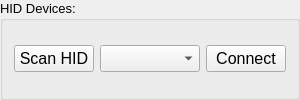
     <widget class="QGroupBox" name="boxDevices">
      <property name="font">
       <font>
        <family>Arial</family>
        <pointsize>10</pointsize>
       </font>
      </property>
      <property name="title">
       <string>HID Devices:</string>
      </property>
      <layout class="QVBoxLayout" name="verticalLayout_6">
       <item>
        <layout class="QVBoxLayout" name="verticalLayout">
         <item>
          <layout class="QHBoxLayout" name="horizontalLayout">
           <item>
            <widget class="QPushButton" name="buttonReScan">
             <property name="sizePolicy">
              <sizepolicy hsizetype="Fixed" vsizetype="Fixed">
               <horstretch>0</horstretch>
               <verstretch>0</verstretch>
              </sizepolicy>
             </property>
             <property name="font">
              <font>
               <family>Arial</family>
               <pointsize>12</pointsize>
              </font>
             </property>
             <property name="text">
              <string>Scan HID</string>
             </property>
            </widget>
           </item>
           <item>
            <widget class="QComboBox" name="cbDevice">
             <property name="font">
              <font>
               <family>Courier</family>
               <pointsize>12</pointsize>
              </font>
             </property>
             <property name="currentText">
              <string/>
             </property>
            </widget>
           </item>
           <item>
            <widget class="QPushButton" name="buttonConnect">
             <property name="sizePolicy">
              <sizepolicy hsizetype="Fixed" vsizetype="Fixed">
               <horstretch>0</horstretch>
               <verstretch>0</verstretch>
              </sizepolicy>
             </property>
             <property name="font">
              <font>
               <family>Arial</family>
               <pointsize>12</pointsize>
              </font>
             </property>
             <property name="text">
              <string>Connect</string>
             </property>
            </widget>
           </item>
          </layout>
         </item>
        </layout>
       </item>
      </layout>
     </widget>
